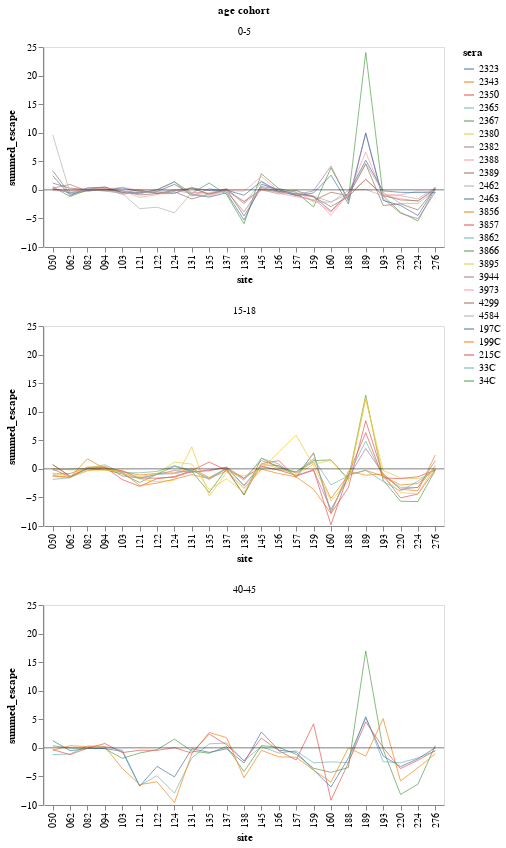

Here is the notebook cell this chart was saved with:
### Code cell
summed_escape_lineplot = (
    alt.Chart()
    .encode(
        x=alt.X("site", 
                title="site",
               ),
        y=alt.Y(
            "escape_mean",
            title="summed_escape",
        ),
        # column='age_group:N',
        color=alt.Color('serum:N', 
                        legend=alt.Legend(orient="right", title='sera'))
    )
    .mark_line(size=1, opacity=0.7)
    .properties(width=400, height=200)
    # .mark_circle(opacity=0.7, size=20))
)

x_axis = alt.Chart(pd.DataFrame({'y': [0]})).mark_rule(opacity=0.5).encode(y='y')

alt.layer(
    summed_escape_lineplot, x_axis, data=full_escape
).facet(
    facet=alt.Facet(
        'age_group:N',
        title='age cohort',
    ),
    columns=1
).configure_axis(
    grid=False
).resolve_axis(
    x='independent'
)

# chart.save('immune_escape_by_age_test.png')

### Figure 1 — Vega-Lite specification as saved in the notebook (floating-point values rounded to 4 significant figures; data arrays with more than 128 entries replaced by an {"elided": "..."} marker saying what was removed)
{"config": {"view": {"continuousWidth": 300, "continuousHeight": 300}, "axis": {"grid": false}}, "data": {"name": "data-f3402b3535b7e989dace629d1f95e8f1"}, "facet": {"field": "age_group", "title": "age cohort", "type": "nominal"}, "spec": {"layer": [{"mark": {"type": "line", "opacity": 0.7, "size": 1}, "encoding": {"color": {"field": "serum", "legend": {"orient": "right", "title": "sera"}, "type": "nominal"}, "x": {"field": "site", "title": "site", "type": "nominal"}, "y": {"field": "escape_mean", "title": "summed_escape", "type": "quantitative"}}}, {"data": {"name": "data-06fd9f850666401b4599de5588b60692"}, "mark": {"type": "rule", "opacity": 0.5}, "encoding": {"y": {"field": "y", "type": "quantitative"}}}], "height": 200, "width": 400}, "columns": 1, "resolve": {"axis": {"x": "independent"}}, "$schema": "https://vega.github.io/schema/vega-lite/v5.6.1.json", "datasets": {"data-f3402b3535b7e989dace629d1f95e8f1": {"elided": "575 records"}, "data-06fd9f850666401b4599de5588b60692": [{"y": 0}]}}
